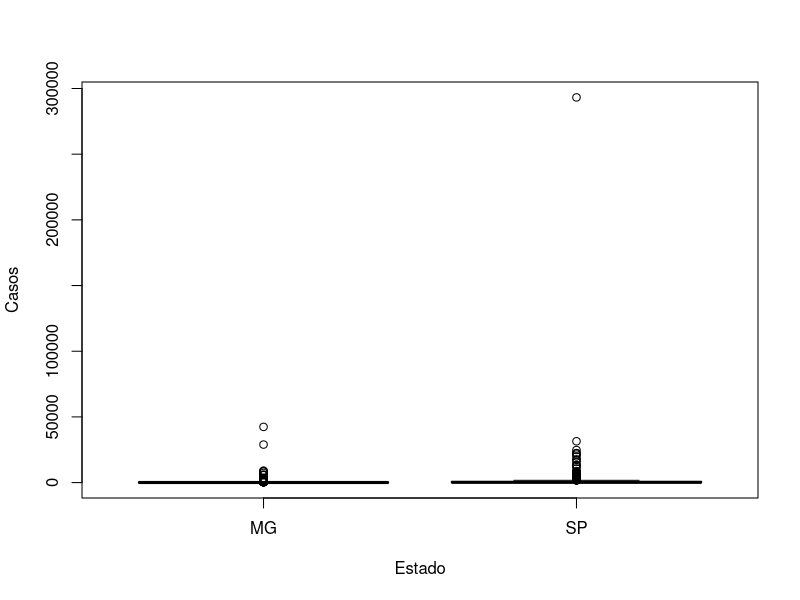
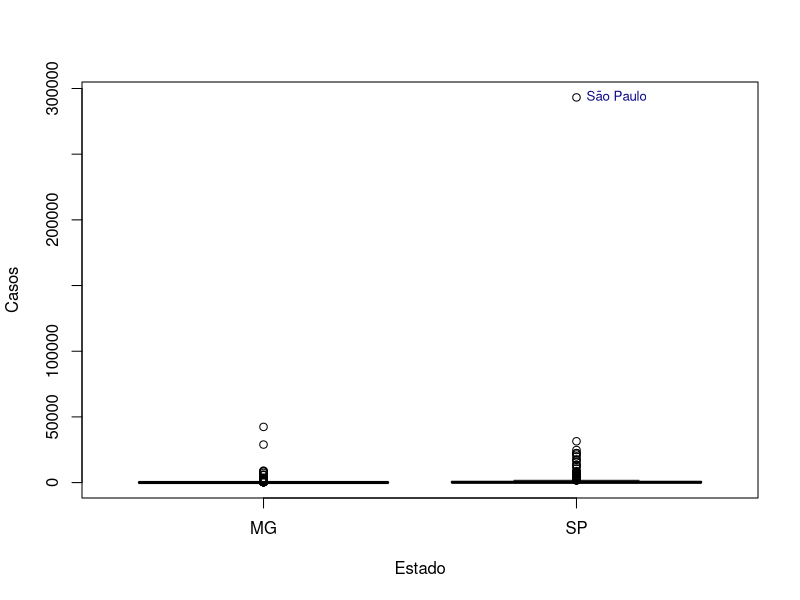
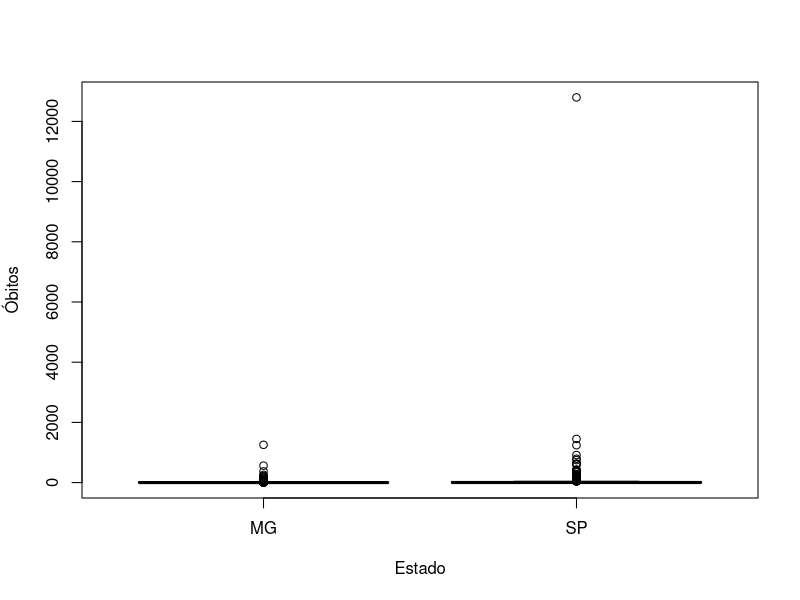
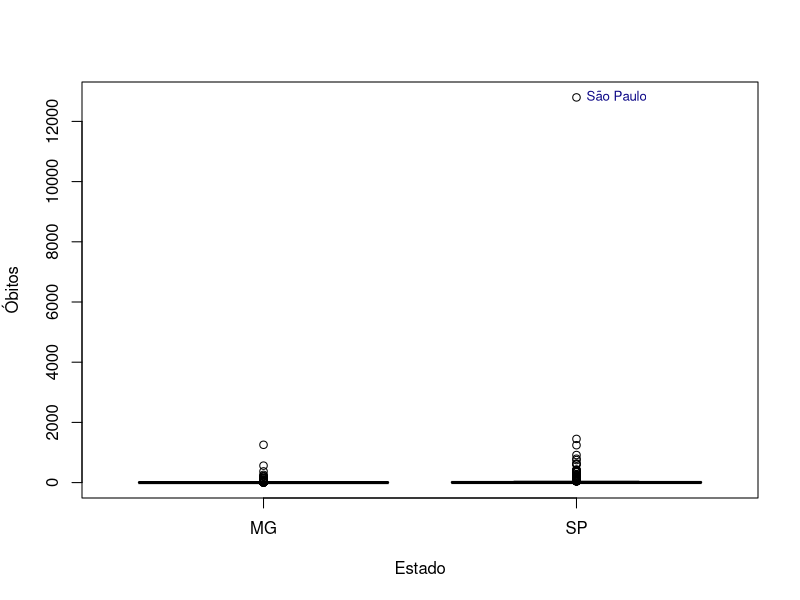
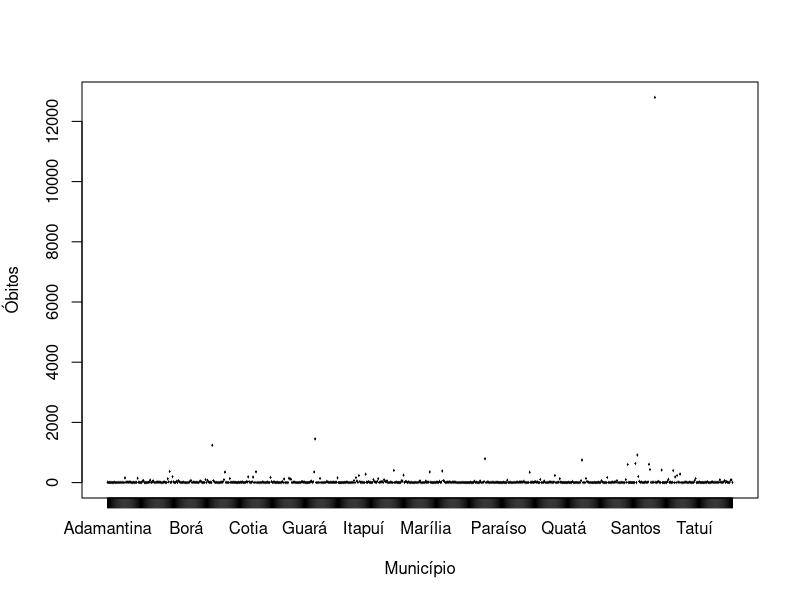
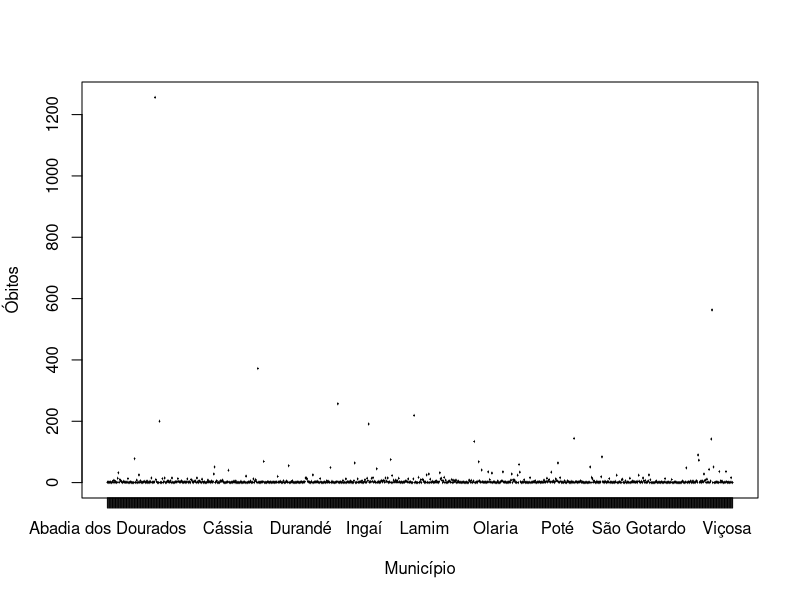
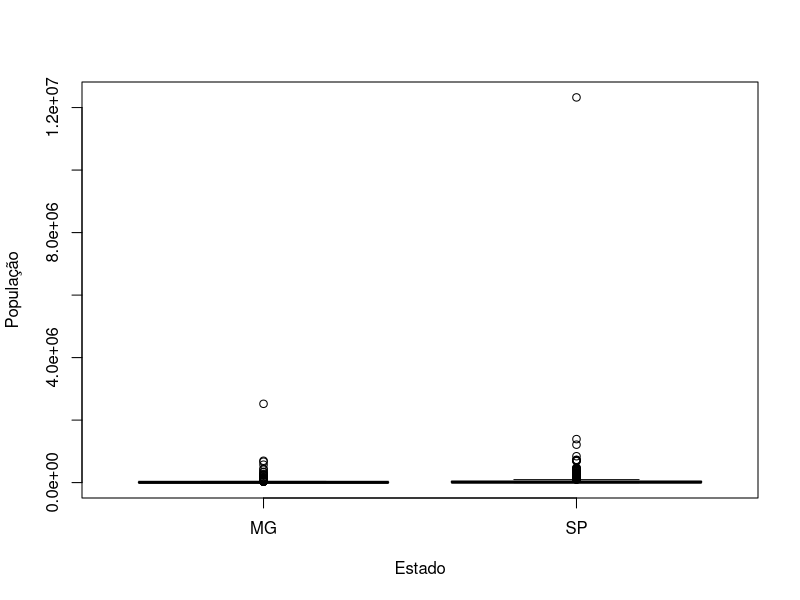

The R source for these figures, in order: (Note: this script raises an error after producing the figures.)
library(readxl)
library(tidyverse)
library(ggplot2)
library(dplyr)
library(readr)
library(viridis)
library(RColorBrewer)
Covid19MGSP <- read.csv2("trabalho final/Covid19MGSP_modificado.csv", 
                         encoding = "UTF-8")
#paleta 
plt_seq <- viridis(n=length(Covid19MGSP$Município), 
                   alpha = 1, begin = 0, end = 1, direction = 1, option = "D")
plt_cat <- plasma(n=length(Covid19MGSP$Município))
### aed
str(Covid19MGSP)
summary(Covid19MGSP)
#transformação
Covid19MGSP$IDHR <- trimws(Covid19MGSP$IDHR)
Covid19MGSP$IDHR <- as.numeric(Covid19MGSP$IDHR)
#na's
colSums(is.na(Covid19MGSP))
which(is.na(Covid19MGSP$IDHR)==TRUE)#"Coronel Pacheco"

#boxplot
#casos
boxplot(Casos~Estado, data = Covid19MGSP,col=plt_cat)
which(Covid19MGSP$Casos>200000)#denovo a mona 
nome <- Covid19MGSP[which(Covid19MGSP$Casos>200000),1]
boxplot(Casos~Estado, data = Covid19MGSP,col=plt_cat)
text(x = 2, 
     y = max(Covid19MGSP$Casos), 
     labels = nome, 
     pos = 4, 
     cex = 0.8, 
     col = plt_cat)
#obitos
#SÃO PAULO TEM UM OUTLIER 
boxplot(Óbitos~Estado, data = Covid19MGSP,col=plt_cat)

nome <- Covid19MGSP[which(Covid19MGSP$Óbitos > 8000),1]
boxplot(Óbitos~Estado, data = Covid19MGSP,col=plt_cat)
text(x = 2, 
     y = max(Covid19MGSP$Óbitos), 
     labels = nome, 
     pos = 4, 
     cex = 0.8, 
     col = plt_cat)
#sp
boxplot(Óbitos ~ Município, 
        data = Covid19MGSP, 
        subset = (Estado == "SP"), 
        col = plt_seq)
#mg
boxplot(Óbitos ~ Município, 
        data = Covid19MGSP, 
        subset = (Estado == "MG"), 
        col = plt_seq)

#POpulação

boxplot(População~Estado, data = Covid19MGSP ,col=plt_cat)
which.max(Covid19MGSP$População)
nome <- Covid19MGSP[which.max(Covid19MGSP$População),1]
name
max_mg <- which.max(Covid19MGSP$População[Covid19MGSP$Estado == "MG"])
#deu um erro aqui é bh e sp
text(x = 1, 
     y = max(Covid19MGSP$População[max_mg]), 
     labels = Covid19MGSP[max_mg,1], 
     pos = 4, 
     cex = 0.8, 
     col = plt_cat)
text(x = 2, 
     y = max(Covid19MGSP$População), 
     labels = nome, 
     pos = 4, 
     cex = 0.8, 
     col = plt_cat)

#idhr


#quando eu fiz essa transformação deu Na's
#Covid19MGSP$IDHR <- as.numeric(Covid19MGSP$IDHR)
boxplot(IDHR~Estado, data = Covid19MGSP,col=plt_cat)

#IDHL
summary(Covid19MGSP$IDHL)
boxplot(IDHL~Estado, data = Covid19MGSP,col=plt_cat)

#idhe
summary(Covid19MGSP$IDHE)
boxplot(IDHE~Estado, data = Covid19MGSP,col=plt_cat)

#prevalencia
summary(Covid19MGSP$Prevalência)
boxplot(Prevalência~Estado, data = Covid19MGSP,col=plt_cat)
which(Covid19MGSP$Prevalência >1700.6)
unique(which(Covid19MGSP$Prevalência >1700.6))
aggregate(Covid19MGSP$Prevalência ~ Covid19MGSP$Prevalência,
          FUN = sum)
#mortalidade
boxplot(Mortalidade~Estado, data = Covid19MGSP,col=plt_cat)
#letalidade
boxplot(Letalidade~Estado, data = Covid19MGSP,col=plt_cat)

#vitoria do bolsonaro


#pca
S <- cov(Covid19MGSP[,-(1:2)], use = "complete.obs")#deu uns bagulhos assutador 
S
eigen(S)
e<-eigen(S)$vectors
e
lambda <- eigen(S)$values
lambda

#media do escore principais 
x_bar <- colMeans(S)
medi_scores <-t(e)%*%x_bar
medi_scores
#variâncias explicadas pelas comoponentes principais
lambda/sum(lambda)
